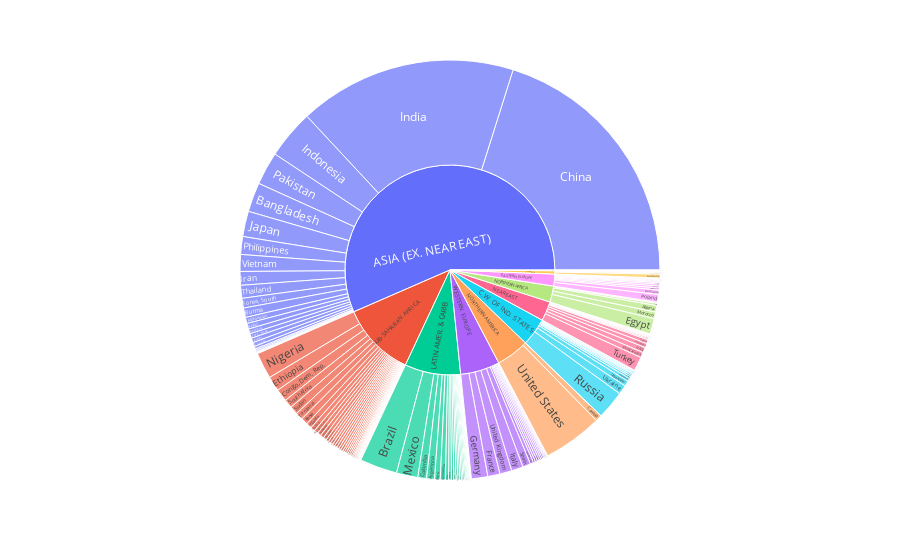

Notebook cell for this chart:
### Code cell
px.sunburst(data, path=["Region", "Country"], values="Population", hover_name="Country")

### Figure 1 — Plotly figure (JSON) as saved in the notebook; plotly's stock layout.template omitted (floating-point values rounded to 4 significant figures; data arrays with more than 128 entries replaced by an {"elided": "..."} marker saying what was removed)
{"data": [{"branchvalues": "total", "domain": {"x": [0, 1], "y": [0, 1]}, "hovertemplate": "<b>%{hovertext}</b><br><br>labels=%{label}<br>Population=%{value}<br>parent=%{parent}<br>id=%{id}<extra></extra>", "hovertext": {"elided": "238 str values"}, "ids": {"elided": "238 str values"}, "labels": {"elided": "238 str values"}, "name": "", "parents": {"elided": "238 str values"}, "type": "sunburst", "values": {"elided": "238 int values"}}], "layout": {"legend": {"tracegroupgap": 0}, "margin": {"t": 60}}}
